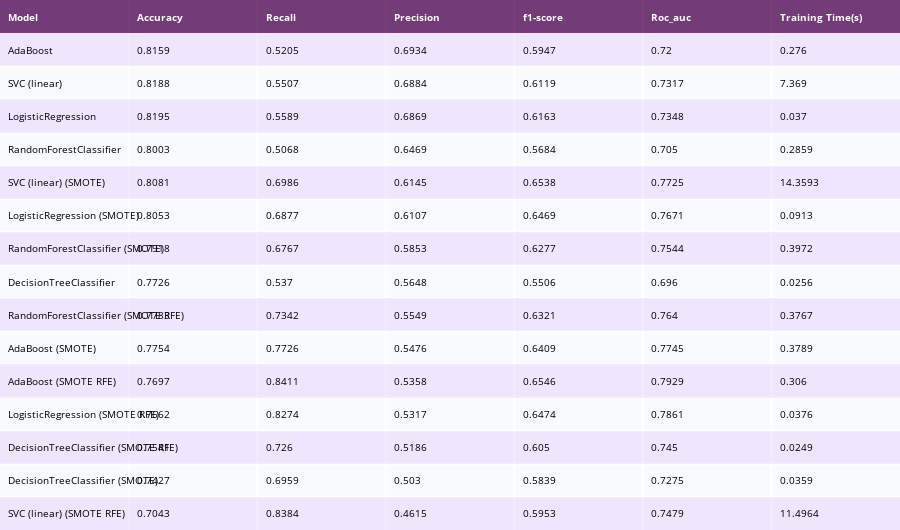

This figure's notebook cell:
### Code cell
sorted_df = performances_df.sort_values(by=['Precision'], ascending=False)
colorscale = [[0, '#4d004c'],[.5, '#f2e5ff'],[1, '#ffffff']]

table = ff.create_table(np.round(sorted_df, 4), colorscale=colorscale)
table.layout.font.size = 10

# for i in range(len(table.layout.annotations)):
#     if i == 0:
#         table.layout.annotations[i].font.size = 10
#     else:
#         table.layout.annotations[i].align = 'left'
plotly_py.iplot(table)

### Figure 1 — Plotly figure (JSON) as saved in the notebook; plotly's stock layout.template omitted (floating-point values rounded to 4 significant figures)
{"data": [{"colorscale": [[0, "#4d004c"], [0.5, "#f2e5ff"], [1, "#ffffff"]], "hoverinfo": "none", "opacity": 0.75, "showscale": false, "type": "heatmap", "z": [[0, 0, 0, 0, 0, 0, 0], [0.5, 0.5, 0.5, 0.5, 0.5, 0.5, 0.5], [1, 1, 1, 1, 1, 1, 1], [0.5, 0.5, 0.5, 0.5, 0.5, 0.5, 0.5], [1, 1, 1, 1, 1, 1, 1], [0.5, 0.5, 0.5, 0.5, 0.5, 0.5, 0.5], [1, 1, 1, 1, 1, 1, 1], [0.5, 0.5, 0.5, 0.5, 0.5, 0.5, 0.5], [1, 1, 1, 1, 1, 1, 1], [0.5, 0.5, 0.5, 0.5, 0.5, 0.5, 0.5], [1, 1, 1, 1, 1, 1, 1], [0.5, 0.5, 0.5, 0.5, 0.5, 0.5, 0.5], [1, 1, 1, 1, 1, 1, 1], [0.5, 0.5, 0.5, 0.5, 0.5, 0.5, 0.5], [1, 1, 1, 1, 1, 1, 1], [0.5, 0.5, 0.5, 0.5, 0.5, 0.5, 0.5]]}], "layout": {"annotations": [{"align": "left", "font": {"color": "#ffffff"}, "showarrow": false, "text": "<b>Model</b>", "x": -0.45, "xanchor": "left", "xref": "x", "y": 0, "yref": "y"}, {"align": "left", "font": {"color": "#ffffff"}, "showarrow": false, "text": "<b>Accuracy</b>", "x": 0.55, "xanchor": "left", "xref": "x", "y": 0, "yref": "y"}, {"align": "left", "font": {"color": "#ffffff"}, "showarrow": false, "text": "<b>Recall</b>", "x": 1.55, "xanchor": "left", "xref": "x", "y": 0, "yref": "y"}, {"align": "left", "font": {"color": "#ffffff"}, "showarrow": false, "text": "<b>Precision</b>", "x": 2.55, "xanchor": "left", "xref": "x", "y": 0, "yref": "y"}, {"align": "left", "font": {"color": "#ffffff"}, "showarrow": false, "text": "<b>f1-score</b>", "x": 3.55, "xanchor": "left", "xref": "x", "y": 0, "yref": "y"}, {"align": "left", "font": {"color": "#ffffff"}, "showarrow": false, "text": "<b>Roc_auc</b>", "x": 4.55, "xanchor": "left", "xref": "x", "y": 0, "yref": "y"}, {"align": "left", "font": {"color": "#ffffff"}, "showarrow": false, "text": "<b>Training Time(s)</b>", "x": 5.55, "xanchor": "left", "xref": "x", "y": 0, "yref": "y"}, {"align": "left", "font": {"color": "#000000"}, "showarrow": false, "text": "AdaBoost", "x": -0.45, "xanchor": "left", "xref": "x", "y": 1, "yref": "y"}, {"align": "left", "font": {"color": "#000000"}, "showarrow": false, "text": "0.8159", "x": 0.55, "xanchor": "left", "xref": "x", "y": 1, "yref": "y"}, {"align": "left", "font": {"color": "#000000"}, "showarrow": false, "text": "0.5205", "x": 1.55, "xanchor": "left", "xref": "x", "y": 1, "yref": "y"}, {"align": "left", "font": {"color": "#000000"}, "showarrow": false, "text": "0.6934", "x": 2.55, "xanchor": "left", "xref": "x", "y": 1, "yref": "y"}, {"align": "left", "font": {"color": "#000000"}, "showarrow": false, "text": "0.5947", "x": 3.55, "xanchor": "left", "xref": "x", "y": 1, "yref": "y"}, {"align": "left", "font": {"color": "#000000"}, "showarrow": false, "text": "0.72", "x": 4.55, "xanchor": "left", "xref": "x", "y": 1, "yref": "y"}, {"align": "left", "font": {"color": "#000000"}, "showarrow": false, "text": "0.276", "x": 5.55, "xanchor": "left", "xref": "x", "y": 1, "yref": "y"}, {"align": "left", "font": {"color": "#000000"}, "showarrow": false, "text": "SVC (linear)", "x": -0.45, "xanchor": "left", "xref": "x", "y": 2, "yref": "y"}, {"align": "left", "font": {"color": "#000000"}, "showarrow": false, "text": "0.8188", "x": 0.55, "xanchor": "left", "xref": "x", "y": 2, "yref": "y"}, {"align": "left", "font": {"color": "#000000"}, "showarrow": false, "text": "0.5507", "x": 1.55, "xanchor": "left", "xref": "x", "y": 2, "yref": "y"}, {"align": "left", "font": {"color": "#000000"}, "showarrow": false, "text": "0.6884", "x": 2.55, "xanchor": "left", "xref": "x", "y": 2, "yref": "y"}, {"align": "left", "font": {"color": "#000000"}, "showarrow": false, "text": "0.6119", "x": 3.55, "xanchor": "left", "xref": "x", "y": 2, "yref": "y"}, {"align": "left", "font": {"color": "#000000"}, "showarrow": false, "text": "0.7317", "x": 4.55, "xanchor": "left", "xref": "x", "y": 2, "yref": "y"}, {"align": "left", "font": {"color": "#000000"}, "showarrow": false, "text": "7.369", "x": 5.55, "xanchor": "left", "xref": "x", "y": 2, "yref": "y"}, {"align": "left", "font": {"color": "#000000"}, "showarrow": false, "text": "LogisticRegression", "x": -0.45, "xanchor": "left", "xref": "x", "y": 3, "yref": "y"}, {"align": "left", "font": {"color": "#000000"}, "showarrow": false, "text": "0.8195", "x": 0.55, "xanchor": "left", "xref": "x", "y": 3, "yref": "y"}, {"align": "left", "font": {"color": "#000000"}, "showarrow": false, "text": "0.5589", "x": 1.55, "xanchor": "left", "xref": "x", "y": 3, "yref": "y"}, {"align": "left", "font": {"color": "#000000"}, "showarrow": false, "text": "0.6869", "x": 2.55, "xanchor": "left", "xref": "x", "y": 3, "yref": "y"}, {"align": "left", "font": {"color": "#000000"}, "showarrow": false, "text": "0.6163", "x": 3.55, "xanchor": "left", "xref": "x", "y": 3, "yref": "y"}, {"align": "left", "font": {"color": "#000000"}, "showarrow": false, "text": "0.7348", "x": 4.55, "xanchor": "left", "xref": "x", "y": 3, "yref": "y"}, {"align": "left", "font": {"color": "#000000"}, "showarrow": false, "text": "0.037", "x": 5.55, "xanchor": "left", "xref": "x", "y": 3, "yref": "y"}, {"align": "left", "font": {"color": "#000000"}, "showarrow": false, "text": "RandomForestClassifier", "x": -0.45, "xanchor": "left", "xref": "x", "y": 4, "yref": "y"}, {"align": "left", "font": {"color": "#000000"}, "showarrow": false, "text": "0.8003", "x": 0.55, "xanchor": "left", "xref": "x", "y": 4, "yref": "y"}, {"align": "left", "font": {"color": "#000000"}, "showarrow": false, "text": "0.5068", "x": 1.55, "xanchor": "left", "xref": "x", "y": 4, "yref": "y"}, {"align": "left", "font": {"color": "#000000"}, "showarrow": false, "text": "0.6469", "x": 2.55, "xanchor": "left", "xref": "x", "y": 4, "yref": "y"}, {"align": "left", "font": {"color": "#000000"}, "showarrow": false, "text": "0.5684", "x": 3.55, "xanchor": "left", "xref": "x", "y": 4, "yref": "y"}, {"align": "left", "font": {"color": "#000000"}, "showarrow": false, "text": "0.705", "x": 4.55, "xanchor": "left", "xref": "x", "y": 4, "yref": "y"}, {"align": "left", "font": {"color": "#000000"}, "showarrow": false, "text": "0.2859", "x": 5.55, "xanchor": "left", "xref": "x", "y": 4, "yref": "y"}, {"align": "left", "font": {"color": "#000000"}, "showarrow": false, "text": "SVC (linear) (SMOTE)", "x": -0.45, "xanchor": "left", "xref": "x", "y": 5, "yref": "y"}, {"align": "left", "font": {"color": "#000000"}, "showarrow": false, "text": "0.8081", "x": 0.55, "xanchor": "left", "xref": "x", "y": 5, "yref": "y"}, {"align": "left", "font": {"color": "#000000"}, "showarrow": false, "text": "0.6986", "x": 1.55, "xanchor": "left", "xref": "x", "y": 5, "yref": "y"}, {"align": "left", "font": {"color": "#000000"}, "showarrow": false, "text": "0.6145", "x": 2.55, "xanchor": "left", "xref": "x", "y": 5, "yref": "y"}, {"align": "left", "font": {"color": "#000000"}, "showarrow": false, "text": "0.6538", "x": 3.55, "xanchor": "left", "xref": "x", "y": 5, "yref": "y"}, {"align": "left", "font": {"color": "#000000"}, "showarrow": false, "text": "0.7725", "x": 4.55, "xanchor": "left", "xref": "x", "y": 5, "yref": "y"}, {"align": "left", "font": {"color": "#000000"}, "showarrow": false, "text": "14.3593", "x": 5.55, "xanchor": "left", "xref": "x", "y": 5, "yref": "y"}, {"align": "left", "font": {"color": "#000000"}, "showarrow": false, "text": "LogisticRegression (SMOTE)", "x": -0.45, "xanchor": "left", "xref": "x", "y": 6, "yref": "y"}, {"align": "left", "font": {"color": "#000000"}, "showarrow": false, "text": "0.8053", "x": 0.55, "xanchor": "left", "xref": "x", "y": 6, "yref": "y"}, {"align": "left", "font": {"color": "#000000"}, "showarrow": false, "text": "0.6877", "x": 1.55, "xanchor": "left", "xref": "x", "y": 6, "yref": "y"}, {"align": "left", "font": {"color": "#000000"}, "showarrow": false, "text": "0.6107", "x": 2.55, "xanchor": "left", "xref": "x", "y": 6, "yref": "y"}, {"align": "left", "font": {"color": "#000000"}, "showarrow": false, "text": "0.6469", "x": 3.55, "xanchor": "left", "xref": "x", "y": 6, "yref": "y"}, {"align": "left", "font": {"color": "#000000"}, "showarrow": false, "text": "0.7671", "x": 4.55, "xanchor": "left", "xref": "x", "y": 6, "yref": "y"}, {"align": "left", "font": {"color": "#000000"}, "showarrow": false, "text": "0.0913", "x": 5.55, "xanchor": "left", "xref": "x", "y": 6, "yref": "y"}, {"align": "left", "font": {"color": "#000000"}, "showarrow": false, "text": "RandomForestClassifier (SMOTE)", "x": -0.45, "xanchor": "left", "xref": "x", "y": 7, "yref": "y"}, {"align": "left", "font": {"color": "#000000"}, "showarrow": false, "text": "0.7918", "x": 0.55, "xanchor": "left", "xref": "x", "y": 7, "yref": "y"}, {"align": "left", "font": {"color": "#000000"}, "showarrow": false, "text": "0.6767", "x": 1.55, "xanchor": "left", "xref": "x", "y": 7, "yref": "y"}, {"align": "left", "font": {"color": "#000000"}, "showarrow": false, "text": "0.5853", "x": 2.55, "xanchor": "left", "xref": "x", "y": 7, "yref": "y"}, {"align": "left", "font": {"color": "#000000"}, "showarrow": false, "text": "0.6277", "x": 3.55, "xanchor": "left", "xref": "x", "y": 7, "yref": "y"}, {"align": "left", "font": {"color": "#000000"}, "showarrow": false, "text": "0.7544", "x": 4.55, "xanchor": "left", "xref": "x", "y": 7, "yref": "y"}, {"align": "left", "font": {"color": "#000000"}, "showarrow": false, "text": "0.3972", "x": 5.55, "xanchor": "left", "xref": "x", "y": 7, "yref": "y"}, {"align": "left", "font": {"color": "#000000"}, "showarrow": false, "text": "DecisionTreeClassifier", "x": -0.45, "xanchor": "left", "xref": "x", "y": 8, "yref": "y"}, {"align": "left", "font": {"color": "#000000"}, "showarrow": false, "text": "0.7726", "x": 0.55, "xanchor": "left", "xref": "x", "y": 8, "yref": "y"}, {"align": "left", "font": {"color": "#000000"}, "showarrow": false, "text": "0.537", "x": 1.55, "xanchor": "left", "xref": "x", "y": 8, "yref": "y"}, {"align": "left", "font": {"color": "#000000"}, "showarrow": false, "text": "0.5648", "x": 2.55, "xanchor": "left", "xref": "x", "y": 8, "yref": "y"}, {"align": "left", "font": {"color": "#000000"}, "showarrow": false, "text": "0.5506", "x": 3.55, "xanchor": "left", "xref": "x", "y": 8, "yref": "y"}, {"align": "left", "font": {"color": "#000000"}, "showarrow": false, "text": "0.696", "x": 4.55, "xanchor": "left", "xref": "x", "y": 8, "yref": "y"}, {"align": "left", "font": {"color": "#000000"}, "showarrow": false, "text": "0.0256", "x": 5.55, "xanchor": "left", "xref": "x", "y": 8, "yref": "y"}, {"align": "left", "font": {"color": "#000000"}, "showarrow": false, "text": "RandomForestClassifier (SMOTE RFE)", "x": -0.45, "xanchor": "left", "xref": "x", "y": 9, "yref": "y"}, {"align": "left", "font": {"color": "#000000"}, "showarrow": false, "text": "0.7783", "x": 0.55, "xanchor": "left", "xref": "x", "y": 9, "yref": "y"}, {"align": "left", "font": {"color": "#000000"}, "showarrow": false, "text": "0.7342", "x": 1.55, "xanchor": "left", "xref": "x", "y": 9, "yref": "y"}, {"align": "left", "font": {"color": "#000000"}, "showarrow": false, "text": "0.5549", "x": 2.55, "xanchor": "left", "xref": "x", "y": 9, "yref": "y"}, {"align": "left", "font": {"color": "#000000"}, "showarrow": false, "text": "0.6321", "x": 3.55, "xanchor": "left", "xref": "x", "y": 9, "yref": "y"}, {"align": "left", "font": {"color": "#000000"}, "showarrow": false, "text": "0.764", "x": 4.55, "xanchor": "left", "xref": "x", "y": 9, "yref": "y"}, {"align": "left", "font": {"color": "#000000"}, "showarrow": false, "text": "0.3767", "x": 5.55, "xanchor": "left", "xref": "x", "y": 9, "yref": "y"}, {"align": "left", "font": {"color": "#000000"}, "showarrow": false, "text": "AdaBoost (SMOTE)", "x": -0.45, "xanchor": "left", "xref": "x", "y": 10, "yref": "y"}, {"align": "left", "font": {"color": "#000000"}, "showarrow": false, "text": "0.7754", "x": 0.55, "xanchor": "left", "xref": "x", "y": 10, "yref": "y"}, {"align": "left", "font": {"color": "#000000"}, "showarrow": false, "text": "0.7726", "x": 1.55, "xanchor": "left", "xref": "x", "y": 10, "yref": "y"}, {"align": "left", "font": {"color": "#000000"}, "showarrow": false, "text": "0.5476", "x": 2.55, "xanchor": "left", "xref": "x", "y": 10, "yref": "y"}, {"align": "left", "font": {"color": "#000000"}, "showarrow": false, "text": "0.6409", "x": 3.55, "xanchor": "left", "xref": "x", "y": 10, "yref": "y"}, {"align": "left", "font": {"color": "#000000"}, "showarrow": false, "text": "0.7745", "x": 4.55, "xanchor": "left", "xref": "x", "y": 10, "yref": "y"}, {"align": "left", "font": {"color": "#000000"}, "showarrow": false, "text": "0.3789", "x": 5.55, "xanchor": "left", "xref": "x", "y": 10, "yref": "y"}, {"align": "left", "font": {"color": "#000000"}, "showarrow": false, "text": "AdaBoost (SMOTE RFE)", "x": -0.45, "xanchor": "left", "xref": "x", "y": 11, "yref": "y"}, {"align": "left", "font": {"color": "#000000"}, "showarrow": false, "text": "0.7697", "x": 0.55, "xanchor": "left", "xref": "x", "y": 11, "yref": "y"}, {"align": "left", "font": {"color": "#000000"}, "showarrow": false, "text": "0.8411", "x": 1.55, "xanchor": "left", "xref": "x", "y": 11, "yref": "y"}, {"align": "left", "font": {"color": "#000000"}, "showarrow": false, "text": "0.5358", "x": 2.55, "xanchor": "left", "xref": "x", "y": 11, "yref": "y"}, {"align": "left", "font": {"color": "#000000"}, "showarrow": false, "text": "0.6546", "x": 3.55, "xanchor": "left", "xref": "x", "y": 11, "yref": "y"}, {"align": "left", "font": {"color": "#000000"}, "showarrow": false, "text": "0.7929", "x": 4.55, "xanchor": "left", "xref": "x", "y": 11, "yref": "y"}, {"align": "left", "font": {"color": "#000000"}, "showarrow": false, "text": "0.306", "x": 5.55, "xanchor": "left", "xref": "x", "y": 11, "yref": "y"}, {"align": "left", "font": {"color": "#000000"}, "showarrow": false, "text": "LogisticRegression (SMOTE RFE)", "x": -0.45, "xanchor": "left", "xref": "x", "y": 12, "yref": "y"}, {"align": "left", "font": {"color": "#000000"}, "showarrow": false, "text": "0.7662", "x": 0.55, "xanchor": "left", "xref": "x", "y": 12, "yref": "y"}, {"align": "left", "font": {"color": "#000000"}, "showarrow": false, "text": "0.8274", "x": 1.55, "xanchor": "left", "xref": "x", "y": 12, "yref": "y"}, {"align": "left", "font": {"color": "#000000"}, "showarrow": false, "text": "0.5317", "x": 2.55, "xanchor": "left", "xref": "x", "y": 12, "yref": "y"}, {"align": "left", "font": {"color": "#000000"}, "showarrow": false, "text": "0.6474", "x": 3.55, "xanchor": "left", "xref": "x", "y": 12, "yref": "y"}, {"align": "left", "font": {"color": "#000000"}, "showarrow": false, "text": "0.7861", "x": 4.55, "xanchor": "left", "xref": "x", "y": 12, "yref": "y"}, {"align": "left", "font": {"color": "#000000"}, "showarrow": false, "text": "0.0376", "x": 5.55, "xanchor": "left", "xref": "x", "y": 12, "yref": "y"}, {"align": "left", "font": {"color": "#000000"}, "showarrow": false, "text": "DecisionTreeClassifier (SMOTE RFE)", "x": -0.45, "xanchor": "left", "xref": "x", "y": 13, "yref": "y"}, {"align": "left", "font": {"color": "#000000"}, "showarrow": false, "text": "0.7541", "x": 0.55, "xanchor": "left", "xref": "x", "y": 13, "yref": "y"}, {"align": "left", "font": {"color": "#000000"}, "showarrow": false, "text": "0.726", "x": 1.55, "xanchor": "left", "xref": "x", "y": 13, "yref": "y"}, {"align": "left", "font": {"color": "#000000"}, "showarrow": false, "text": "0.5186", "x": 2.55, "xanchor": "left", "xref": "x", "y": 13, "yref": "y"}, {"align": "left", "font": {"color": "#000000"}, "showarrow": false, "text": "0.605", "x": 3.55, "xanchor": "left", "xref": "x", "y": 13, "yref": "y"}, {"align": "left", "font": {"color": "#000000"}, "showarrow": false, "text": "0.745", "x": 4.55, "xanchor": "left", "xref": "x", "y": 13, "yref": "y"}, {"align": "left", "font": {"color": "#000000"}, "showarrow": false, "text": "0.0249", "x": 5.55, "xanchor": "left", "xref": "x", "y": 13, "yref": "y"}, {"align": "left", "font": {"color": "#000000"}, "showarrow": false, "text": "DecisionTreeClassifier (SMOTE)", "x": -0.45, "xanchor": "left", "xref": "x", "y": 14, "yref": "y"}, {"align": "left", "font": {"color": "#000000"}, "showarrow": false, "text": "0.7427", "x": 0.55, "xanchor": "left", "xref": "x", "y": 14, "yref": "y"}, {"align": "left", "font": {"color": "#000000"}, "showarrow": false, "text": "0.6959", "x": 1.55, "xanchor": "left", "xref": "x", "y": 14, "yref": "y"}, {"align": "left", "font": {"color": "#000000"}, "showarrow": false, "text": "0.503", "x": 2.55, "xanchor": "left", "xref": "x", "y": 14, "yref": "y"}, {"align": "left", "font": {"color": "#000000"}, "showarrow": false, "text": "0.5839", "x": 3.55, "xanchor": "left", "xref": "x", "y": 14, "yref": "y"}, {"align": "left", "font": {"color": "#000000"}, "showarrow": false, "text": "0.7275", "x": 4.55, "xanchor": "left", "xref": "x", "y": 14, "yref": "y"}, {"align": "left", "font": {"color": "#000000"}, "showarrow": false, "text": "0.0359", "x": 5.55, "xanchor": "left", "xref": "x", "y": 14, "yref": "y"}, {"align": "left", "font": {"color": "#000000"}, "showarrow": false, "text": "SVC (linear) (SMOTE RFE)", "x": -0.45, "xanchor": "left", "xref": "x", "y": 15, "yref": "y"}, {"align": "left", "font": {"color": "#000000"}, "showarrow": false, "text": "0.7043", "x": 0.55, "xanchor": "left", "xref": "x", "y": 15, "yref": "y"}, {"align": "left", "font": {"color": "#000000"}, "showarrow": false, "text": "0.8384", "x": 1.55, "xanchor": "left", "xref": "x", "y": 15, "yref": "y"}, {"align": "left", "font": {"color": "#000000"}, "showarrow": false, "text": "0.4615", "x": 2.55, "xanchor": "left", "xref": "x", "y": 15, "yref": "y"}, {"align": "left", "font": {"color": "#000000"}, "showarrow": false, "text": "0.5953", "x": 3.55, "xanchor": "left", "xref": "x", "y": 15, "yref": "y"}, {"align": "left", "font": {"color": "#000000"}, "showarrow": false, "text": "0.7479", "x": 4.55, "xanchor": "left", "xref": "x", "y": 15, "yref": "y"}, {"align": "left", "font": {"color": "#000000"}, "showarrow": false, "text": "11.4964", "x": 5.55, "xanchor": "left", "xref": "x", "y": 15, "yref": "y"}], "font": {"size": 10}, "height": 530, "margin": {"b": 0, "l": 0, "r": 0, "t": 0}, "xaxis": {"dtick": 1, "gridwidth": 2, "showticklabels": false, "tick0": -0.5, "ticks": "", "zeroline": false}, "yaxis": {"autorange": "reversed", "dtick": 1, "gridwidth": 2, "showticklabels": false, "tick0": 0.5, "ticks": "", "zeroline": false}}}
